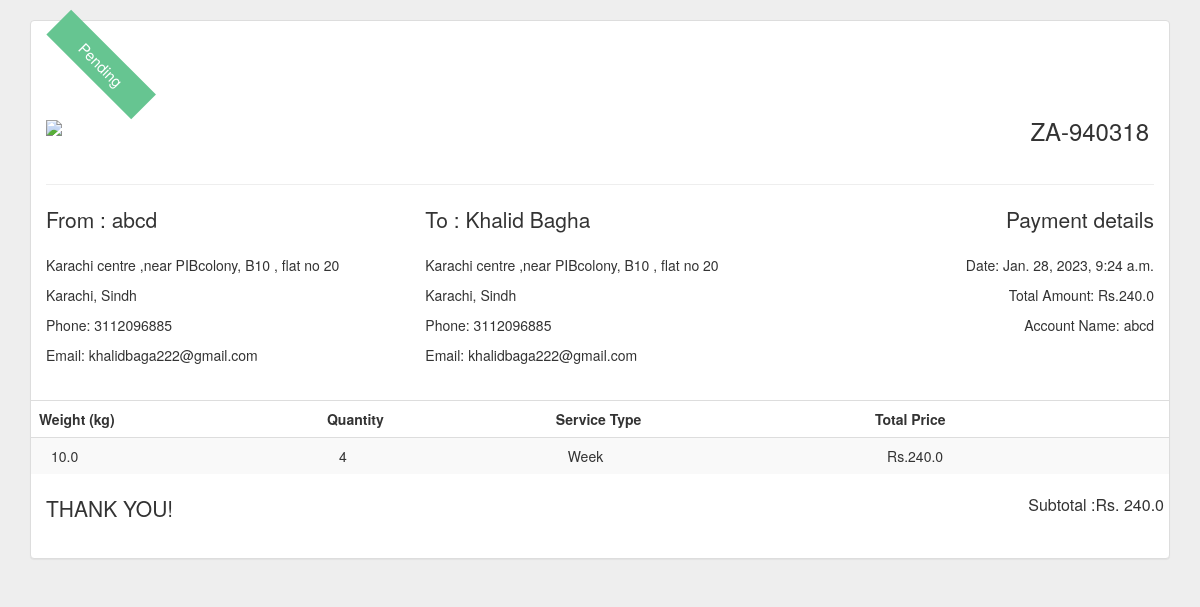
Page /invoice/18 on the committed database.
### customerportal/models.py (models this page shows, shortened)
class Parcel(models.Model):
    customer = models.ForeignKey(Customer,on_delete=models.CASCADE)
    status = models.ForeignKey(Status,on_delete=models.CASCADE)
    service = models.ForeignKey(ServiceType,on_delete=models.CASCADE)
    weight = models.FloatField()
    qty = models.IntegerField()
    pickuplocation = models.TextField(max_length=200,null = True)
    deliverlocation = models.TextField(max_length=200,null = True)
    city = models.CharField(max_length=120,null = True)
    country = models.CharField(max_length=120,null = True)
    state = models.CharField(max_length=120,null = True)
    total = models.FloatField(max_length=120,null = True)
    consigneeName = models.CharField(max_length=120,null = True)
    consigneeEmail = models.CharField(max_length=120,null = True)
    consigneeContact = models.IntegerField(null = True)
    PaymentStatus = models.CharField(max_length=120,null = True)
    date = models.DateTimeField(auto_now_add=True,null = True)
    pcity = models.CharField(max_length=120,null = True)
    pcountry = models.CharField(max_length=120,null = True)
    pstate = models.CharField(max_length=120,null = True)

class Customer(models.Model):
    userid = models.OneToOneField(User,on_delete=models.CASCADE,null=True)
    city = models.CharField(max_length=120)
    province = models.CharField(max_length=120)
    state = models.CharField(max_length=120)
    address = models.TextField(null = True)
    postal = models.IntegerField()
    contact = models.IntegerField()
    cnic = models.IntegerField()

class ServiceType(models.Model):
    name = models.CharField(max_length=120)
    charges = models.FloatField(max_length=120)
    estimateTime = models.CharField(max_length=120)

### customerportal/views.py (the view)
# urls.py: path('invoice/<int:pk>', getInvoice,name="invoice"),
def getInvoice(request,pk):
    parcel = Parcel.objects.get(id=pk)
    i = parcel.customer.userid.id
    return render(request,'invoice.html',{'parcel':parcel})

### customerportal/templates/invoice.html (shortened to what this page needs)
<!DOCTYPE html>
<html lang="en">
<head>
    <link href="https://netdna.bootstrapcdn.com/bootstrap/3.3.6/css/bootstrap.min.css" rel="stylesheet">
</head>
<body>
<link href="https://maxcdn.bootstrapcdn.com/font-awesome/4.3.0/css/font-awesome.min.css" rel="stylesheet">
<div class="container bootstrap snippets bootdeys">
<div class="row">
  <div class="col-sm-12">
	  	<div class="panel panel-default invoice" id="invoice">
		  <div class="panel-body">
			<div class="inSvoice-ribbon"><div class="ribbon-inner">{{parcel.PaymentStatus}}</div></div>
		    <div class="row">
				<div class="col-sm-6 top-left">
                    <img src="https://www.shipstation.com/wp-content/uploads/2016/11/fedex_feature.png" style="width:150px"/>
				</div>
				<div class="col-sm-6 top-right mt-4">
						<h3 class="marginright"><br/>ZA-9403{{parcel.id}}</h3>
			    </div>
			</div>
			<hr>
			<div class="row">
				<div class="col-xs-4 from">
					<p class="lead marginbottom">From : {{parcel.customer.userid.username}}</p>
					<p>{{parcel.pickuplocation}}</p>
					<p>{{parcel.pcity}}, {{parcel.pstate}}</p>
					<p>Phone: {{parcel.customer.contact}}</p>
					<p>Email: {{parcel.customer.userid.email}}</p>
				</div>
				<div class="col-xs-4 to">
					<p class="lead marginbottom">To : {{parcel.consigneeName}}</p>
					<p>{{parcel.deliverlocation}}</p>
					<p>{{parcel.city}}, {{parcel.state}}</p>
					<p>Phone: {{parcel.consigneeContact}}</p>
					<p>Email: {{parcel.consigneeEmail}}</p>
			    </div>
			    <div class="col-xs-4 text-right payment-details">
					<p class="lead marginbottom payment-info">Payment details</p>
					<p>Date: {{parcel.date}}</p>
					<p>Total Amount: Rs.{{parcel.total}}</p>
					<p>Account Name: {{parcel.customer.userid.username}}</p>
			    </div>
			</div>
			<div class="row table-row">
				<table class="table table-striped">
			      <thead style="text-align:center">
			        <tr>
			          <th >Weight (kg)</th>
			          <th  >Quantity</th>
			          <th  > Service Type</th>
			          <th >Total Price</th>
			        </tr>
			      </thead>
			      <tbody>
			        <tr>
			          <td >{{parcel.weight}}</td>
			          <td>{{parcel.qty}}</td>
			          <td >{{parcel.service.name}}</td>
			          <td >Rs.{{parcel.total}}</td>
			        </tr>
                	       </tbody>
			    </table>
			</div>
			<div class="row">
			<div class="col-xs-6 margintop">
				<p class="lead marginbottom">THANK YOU!</p>
			</div>
			<div class="col-xs-6 text-right pull-right mr-4 invoice-total">
					  <p>Subtotal :Rs. {{parcel.total}}</p>
			</div>
			</div>
		  </div>
		</div>
	</div>
</div>
</div>
</body>
</html>

### customerportal/templates/invoice.html (style rules this page uses)
body { margin-top:20px; background:#eee; }
.invoice .top-left { font-size:65px; color:#3ba0ff; }
.invoice .top-right { text-align:right; padding-right:20px; }
.invoice .table-row { margin-left:-15px; margin-right:-15px; margin-top:25px; }
.invoice .payment-info { font-weight:500; }
.invoice .table-row .table>thead { border-top:1px solid #ddd; }
.invoice .table-row .table>thead>tr>th { border-bottom:none; }
.invoice .table>tbody>tr>td { padding:8px 20px; }
.invoice .invoice-total { margin-right:-10px; font-size:16px; }
.ribbon-inner { text-align:center; -webkit-transform:rotate(45deg); -moz-transform:rotate(45deg); -ms-transform:rotate(45deg); -o-transform:rotate(45deg); position:relative; padding:7px 0; left:-5px; top:11px; width:120px; background-color:#66c591; font-size:15px; color:#fff; }
.ribbon-inner:before,.ribbon-inner:after { content:""; position:absolute; }
.ribbon-inner:before { left:0; }
.ribbon-inner:after { right:0; }

### rows in the picture
Parcel: PaymentStatus "Pending", id "18", customer.userid.username "abcd", pickuplocation "Karachi centre ,near PIBcolony, B10 , flat no 20", pcity "Karachi", pstate "Sindh", customer.contact "3112096885", customer.userid.email "khalidbaga222@gmail.com", consigneeName "Khalid Bagha", deliverlocation "Karachi centre ,near PIBcolony, B10 , flat no 20", city "Karachi", state "Sindh", consigneeContact "3112096885", consigneeEmail "khalidbaga222@gmail.com", date "Jan. 28, 2023, 9:24 a.m.", total "240.0", weight "10.0", qty "4", service.name "Week"
